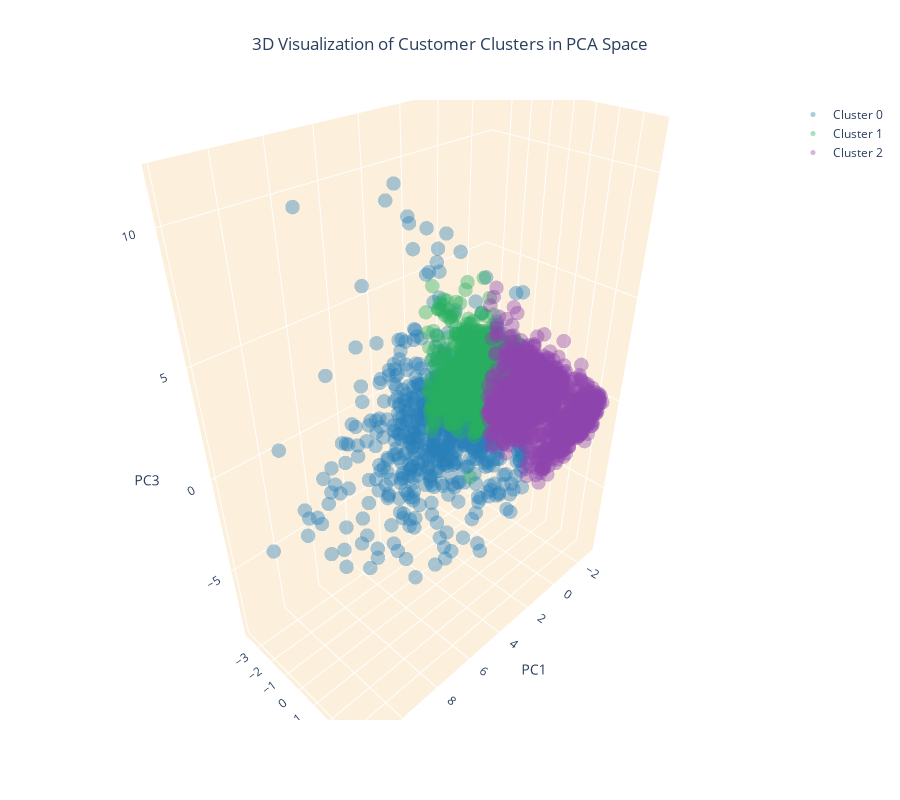

Notebook code for this chart:
### Code cell
# Create separate data frames for each cluster
cluster_0 = customer_data_pca[customer_data_pca['cluster'] == 0]
cluster_1 = customer_data_pca[customer_data_pca['cluster'] == 1]
cluster_2 = customer_data_pca[customer_data_pca['cluster'] == 2]

# Create a 3D scatter plot
fig = go.Figure()

# Add data points for each cluster separately and specify the color
fig.add_trace(go.Scatter3d(x=cluster_0['PC1'], y=cluster_0['PC2'], z=cluster_0['PC3'], 
                           mode='markers', marker=dict(color=colors[0], size=5, opacity=0.4), name='Cluster 0'))
fig.add_trace(go.Scatter3d(x=cluster_1['PC1'], y=cluster_1['PC2'], z=cluster_1['PC3'], 
                           mode='markers', marker=dict(color=colors[1], size=5, opacity=0.4), name='Cluster 1'))
fig.add_trace(go.Scatter3d(x=cluster_2['PC1'], y=cluster_2['PC2'], z=cluster_2['PC3'], 
                           mode='markers', marker=dict(color=colors[2], size=5, opacity=0.4), name='Cluster 2'))

# Set the title and layout details
fig.update_layout(
    title=dict(text='3D Visualization of Customer Clusters in PCA Space', x=0.5),
    scene=dict(
        xaxis=dict(backgroundcolor="#fcf0dc", gridcolor='white', title='PC1'),
        yaxis=dict(backgroundcolor="#fcf0dc", gridcolor='white', title='PC2'),
        zaxis=dict(backgroundcolor="#fcf0dc", gridcolor='white', title='PC3'),
    ),
    width=900,
    height=800
)

# Show the plot
fig.show()

### Figure 1 — Plotly figure (JSON) as saved in the notebook; plotly's stock layout.template omitted (floating-point values rounded to 4 significant figures; data arrays with more than 128 entries replaced by an {"elided": "..."} marker saying what was removed)
{"data": [{"marker": {"color": "#2980b9", "opacity": 0.4, "size": 5}, "mode": "markers", "name": "Cluster 0", "type": "scatter3d", "x": {"elided": "690 float values"}, "y": {"elided": "690 float values"}, "z": {"elided": "690 float values"}}, {"marker": {"color": "#27ae60", "opacity": 0.4, "size": 5}, "mode": "markers", "name": "Cluster 1", "type": "scatter3d", "x": {"elided": "1700 float values"}, "y": {"elided": "1700 float values"}, "z": {"elided": "1700 float values"}}, {"marker": {"color": "#8e44ad", "opacity": 0.4, "size": 5}, "mode": "markers", "name": "Cluster 2", "type": "scatter3d", "x": {"elided": "1663 float values"}, "y": {"elided": "1663 float values"}, "z": {"elided": "1663 float values"}}], "layout": {"height": 800, "scene": {"xaxis": {"backgroundcolor": "#fcf0dc", "gridcolor": "white", "title": {"text": "PC1"}}, "yaxis": {"backgroundcolor": "#fcf0dc", "gridcolor": "white", "title": {"text": "PC2"}}, "zaxis": {"backgroundcolor": "#fcf0dc", "gridcolor": "white", "title": {"text": "PC3"}}}, "title": {"text": "3D Visualization of Customer Clusters in PCA Space", "x": 0.5}, "width": 900}}
